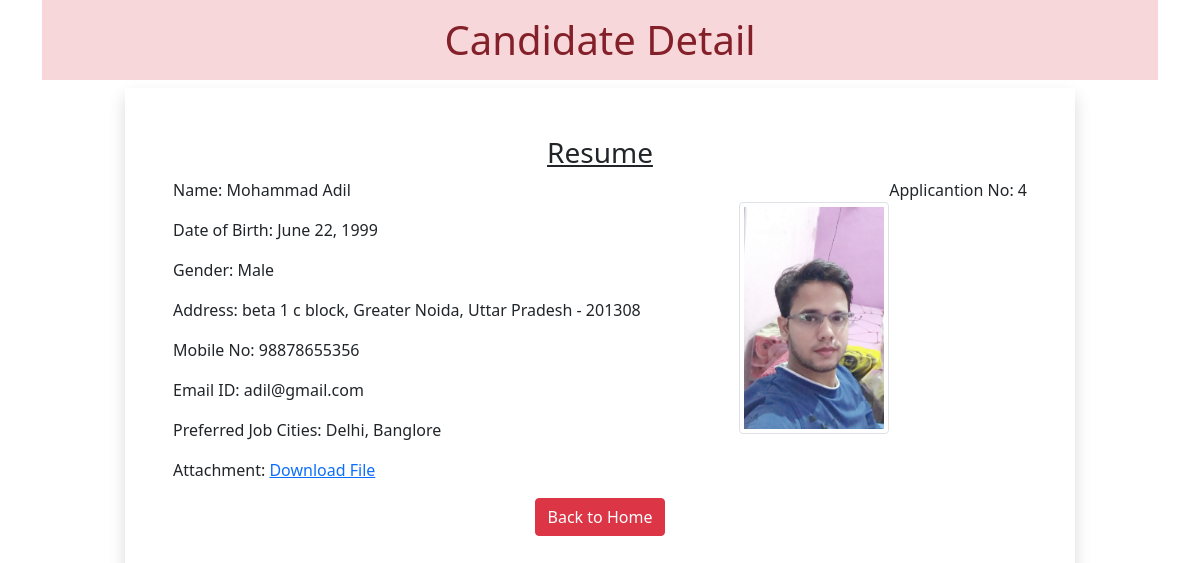
/4, run on the app's committed database.
### myapp/models.py (models this page shows)
class Resume(models.Model):
 name = models.CharField(max_length=100)
 dob = models.DateField(auto_now=False, auto_now_add=False)
 gender = models.CharField(max_length=100)
 locality = models.CharField(max_length=100)
 city = models.CharField(max_length=100)
 pin = models.PositiveIntegerField()
 state = models.CharField(choices=STATE_CHOICE, max_length=50)
 mobile = models.PositiveIntegerField()
 email = models.EmailField()
 job_city = models.CharField(max_length=50)
 profile_image = models.ImageField(upload_to='profileimg', blank=True)
 my_file = models.FileField(upload_to='doc', blank=True)

### myapp/views.py (the view)
# urls.py: path('<int:pk>', views.CandidateView.as_view(), name='candidate')
class CandidateView(View):
 def get(self, request, pk):
  candidate = Resume.objects.get(pk=pk)
  return render(request, 'myapp/candidate.html', {'candidate':candidate})

### myapp/templatetags/myfilter.py (called while the page is built)
@register.filter(name='remove_special')
def remove_chars(value, arg):
 for character in arg:
  value = value.replace(character, "")
 return value

### myapp/templates/myapp/candidate.html (shortened to what this page needs)
<!DOCTYPE html>
{% load myfilter %}
<html lang="en">
<head>
  <link href="https://cdn.jsdelivr.net/npm/bootstrap@5.0.0-beta2/dist/css/bootstrap.min.css" rel="stylesheet">
</head>
<body>
  <div class="container">
   <h1 class="alert-danger text-center p-3">Candidate Detail</h1>
   <div class="row">
    <div class="col-sm-10 shadow p-5 offset-sm-1">
     <h3 class="text-center"><u>Resume</u></h3>
     <p class="float-end">Applicantion No: {{candidate.id}}</p>
     <img src="{{candidate.profile_image.url}}" alt="" class="img-fluid img-thumbnail float-end mt-4" width="150" height="150">
     <p>Name: {{candidate.name}}</p>
     <p>Date of Birth: {{candidate.dob}}</p>
     <p>Gender: {{candidate.gender}}</p>
     <p>Address: {{candidate.locality}}, {{candidate.city}}, {{candidate.state}} - {{candidate.pin}}</p>
     <p>Mobile No: {{candidate.mobile}}</p>
     <p>Email ID: {{candidate.email}}</p>
     <p>Preferred Job Cities: {{candidate.job_city|remove_special:"[]'"}}</p>
     <p>Attachment: <a href="{{candidate.my_file.url}}">Download File</a></p>
    <div class="text-center">
     <a href="/" class="btn btn-danger">Back to Home</a>
    </div>
    </div>
   </div>
  </div>
</body>
</html>

### data on the page
Resume: id "4", profile_image (picture), name "Mohammad Adil", dob "June 22, 1999", gender "Male", locality "beta 1 c block", city "Greater Noida", state "Uttar Pradesh", pin "201308", mobile "98878655356", email "adil@gmail.com", job_city|remove_special "Delhi, Banglore"
